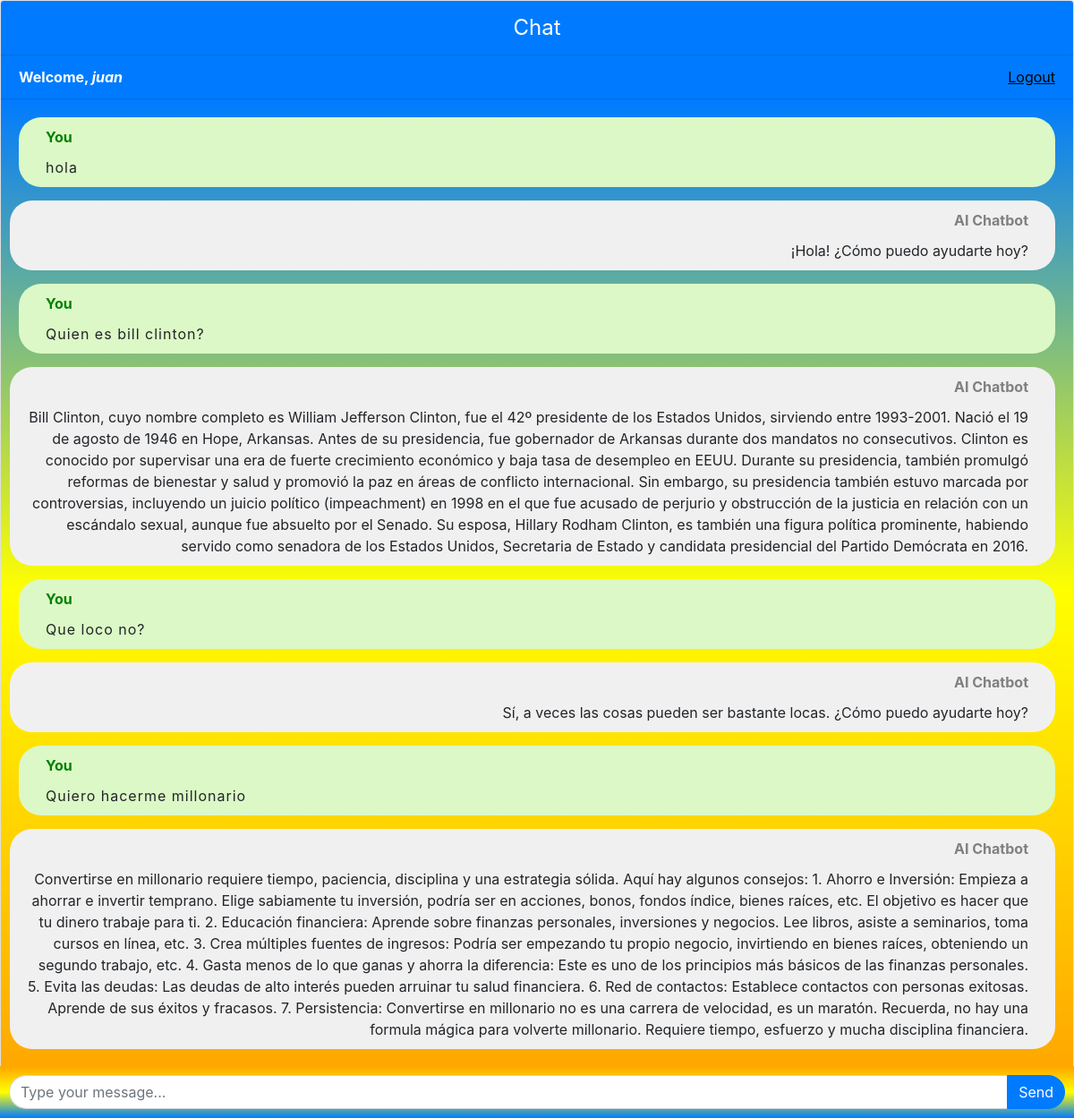
Screenshot of / (signed in) with the database file from the repository.
### chatbot_app/models.py (models this page shows, shortened)
class Chat(models.Model):
    user = models.ForeignKey(User, on_delete=models.CASCADE)
    message = models.TextField()
    response = models.TextField()
    created_at = models.DateTimeField(auto_now_add=True)

### chatbot_app/views.py (the view)
# urls.py: path('', views.chatbot, name='chatbot'),
@login_required
def chatbot(request):
    chats = Chat.objects.filter(user=request.user)
    if request.method == 'POST':
        message = request.POST.get('message')
        response = ask_openai(message)
        chat = Chat(user=request.user, message=message, response=response, created_at=timezone.now())
        chat.save()
        return JsonResponse({'message': message, 'response': response})
    return render(request, 'chatbot.html', {'chats': chats})

### templates/chatbot.html (shortened to what this page needs)
{% extends 'base.html' %}  {% block content %}
<div class="chat-container">
  <div class="card flex-grow-1" style="padding-bottom: 40px">
    <div
      class="card-header bg-primary text-white"
      style="text-align: center; font-size: 24px"
    >
      Chat
    </div>
    {% if user.is_authenticated %}
    <div class="card-header bg-primary text-white gap">
      <b>Welcome, <span style="font-style: italic">{{user.username}}</span></b>
      <a style="color: black" class="logout" href="logout">Logout</a>
    </div>
    {% else %}
    <div class="card-header bg-primary text-white">
      <a style="color: yellow" href="login">Login</a>
      <a style="color: yellow" href="register">Register</a>
    </div>
    {% endif %}
    <div class="card-body messages-box">
      <ul class="list-unstyled messages-list">
        {% for chat in chats %} {% if chat.user == request.user %}
        <li class="message sent">
          <div class="message-text">
            <div class="message-senderyou">
              <b>You</b>
            </div>
            <div class="message-content message-content-you">
              {{chat.message}}
            </div>
          </div>
        </li>
        <li class="message received">
          <div class="message-text">
            <div class="message-senderai">
              <b>AI Chatbot</b>
            </div>
            <div class="message-content message-content-ai">
              {{chat.response}}
            </div>
          </div>
        </li>
        {% endif %} {% endfor %}
      </ul>
    </div>
  </div>
  <form class="message-form">
    <div class="input-group">
      <input
        type="text"
        class="form-control message-input"
        placeholder="Type your message..."
      />
      <div class="input-group-append">
        <button type="submit" class="btn btn-primary btn-send">Send</button>
      </div>
    </div>
  </form>
</div>
{% endblock %}

### rows the page displays
Chat: message "hola", response "¡Hola! ¿Cómo puedo ayudarte hoy?"
Chat: message "Quien es bill clinton?", response "Bill Clinton, cuyo nombre completo es William Jefferson Clinton, fue el 42º presidente de los Estados Unidos, sirviendo entre 1993-2001. Nació el 19 de agosto de 1946 en Hope, Arkansas. Antes de su presidencia, fue gobernador de Arkansas durante dos mandatos no consecutivos. Clinton es conocido por supervisar una era de fuerte crecimiento económico y baja tasa de desempleo en EEUU. Durante su presidencia, también promulgó reformas de bienestar y salud y promovió la paz en áreas de conflicto internacional. Sin embargo, su presidencia también estuvo marcada por controversias, incluyendo un juicio político (impeachment) en 1998 en el que fue acusado de perjurio y obstrucción de la justicia en…"
Chat: message "Que loco no?", response "Sí, a veces las cosas pueden ser bastante locas. ¿Cómo puedo ayudarte hoy?"
Chat: message "Quiero hacerme millonario", response "Convertirse en millonario requiere tiempo, paciencia, disciplina y una estrategia sólida. Aquí hay algunos consejos: 1. Ahorro e Inversión: Empieza a ahorrar e invertir temprano. Elige sabiamente tu inversión, podría ser en acciones, bonos, fondos índice, bienes raíces, etc. El objetivo es hacer que tu dinero trabaje para ti. 2. Educación financiera: Aprende sobre finanzas personales, inversiones y negocios. Lee libros, asiste a seminarios, toma cursos en línea, etc. 3. Crea múltiples fuentes de ingresos: Podría ser empezando tu propio negocio, invirtiendo en bienes raíces, obteniendo un segundo trabajo, etc. 4. Gasta menos de lo que ganas y ahorra la diferencia: Este es uno de los…"

### other values shown
{{ user.username }} "juan"
